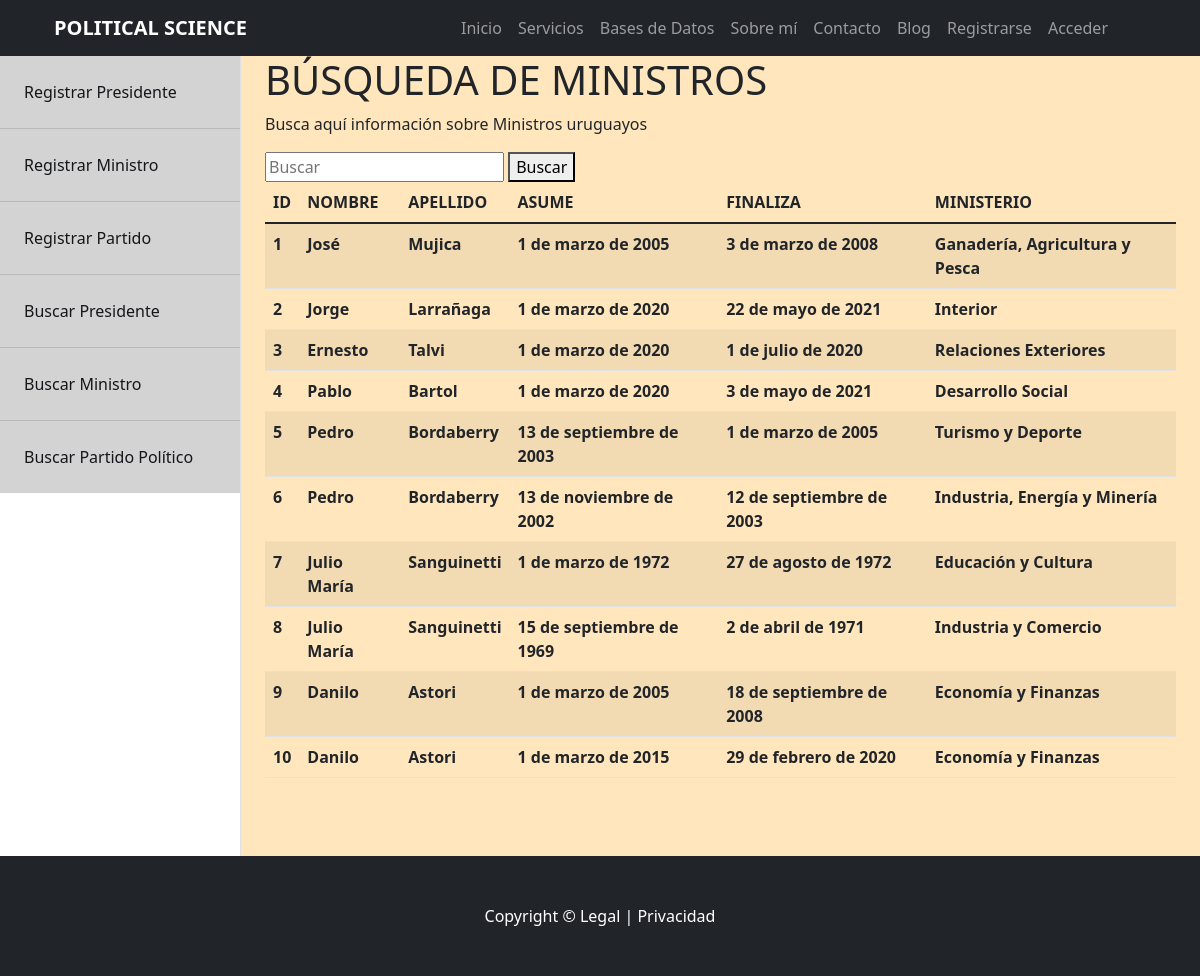
The app's page /data/sea_min/ with its own data.
### Models/models.py (models this page shows, shortened)
class Ministro(models.Model):
    nombre = models.CharField(max_length=60)
    apellido = models.CharField(max_length=60)
    asume_cargo = models.DateField()
    deja_cargo = models.DateField()
    cartera = models.CharField(max_length=60)
    class Meta:
        verbose_name='Ministro'
        verbose_name_plural='Ministros'

### Models/views.py (the view, shortened to what this page needs)
# urls.py: path('sea_min/', Form_Ministro_View.search_ministro, name='buscarministro'),
    def search_ministro(request):
        busqueda = request.GET.get('Buscar')
        registros = Ministro.objects.all()
        return render(request, 'Models/reg_ministros.html',{'registros':registros})

### Models/templates/Models/reg_ministros.html (shortened to what this page needs)
{% extends 'Models/base.html' %}
{% load static %}
{% block background %}{% static 'Home/img/background.jpg' %}{% endblock %}
{% block content %}
    <h1> BÚSQUEDA DE MINISTROS </h1>
    <p> Busca aquí información sobre Ministros uruguayos </p>
    <form method='GET'>
        <input type='text' placeholder='Buscar' name='Buscar' value='{{request.GET.busqueda}}'>
        <button type='submit'> Buscar </button>
    </form>
    <table class='table table-striped'>
        <thead>
            <tr>
                <th>ID</th>
                <th>NOMBRE</th>
                <th>APELLIDO</th>
                <th>ASUME</th>
                <th>FINALIZA</th>
                <th>MINISTERIO</th>
            </tr>
        </thead>
        <tbody>
            {% for i in registros %}
                <tr>
                    <th> {{i.id}}</th>
                    <th> {{i.nombre}}</th>
                    <th> {{i.apellido}}</th>
                    <th> {{i.asume_cargo}}</th>
                    <th> {{i.deja_cargo}}</th>
                    <th> {{i.cartera}}</th>
                </tr>
            {% endfor %}
        </tbody>
    </table>
{% endblock %}

### records on screen
Ministro: id "1", nombre "José", apellido "Mujica", asume_cargo "1 de marzo de 2005", deja_cargo "3 de marzo de 2008", cartera "Ganadería, Agricultura y Pesca"
Ministro: id "2", nombre "Jorge", apellido "Larrañaga", asume_cargo "1 de marzo de 2020", deja_cargo "22 de mayo de 2021", cartera "Interior"
Ministro: id "3", nombre "Ernesto", apellido "Talvi", asume_cargo "1 de marzo de 2020", deja_cargo "1 de julio de 2020", cartera "Relaciones Exteriores"
Ministro: id "4", nombre "Pablo", apellido "Bartol", asume_cargo "1 de marzo de 2020", deja_cargo "3 de mayo de 2021", cartera "Desarrollo Social"
Ministro: id "5", nombre "Pedro", apellido "Bordaberry", asume_cargo "13 de septiembre de 2003", deja_cargo "1 de marzo de 2005", cartera "Turismo y Deporte"
Ministro: id "6", nombre "Pedro", apellido "Bordaberry", asume_cargo "13 de noviembre de 2002", deja_cargo "12 de septiembre de 2003", cartera "Industria, Energía y Minería"
Ministro: id "7", nombre "Julio María", apellido "Sanguinetti", asume_cargo "1 de marzo de 1972", deja_cargo "27 de agosto de 1972", cartera "Educación y Cultura"
Ministro: id "8", nombre "Julio María", apellido "Sanguinetti", asume_cargo "15 de septiembre de 1969", deja_cargo "2 de abril de 1971", cartera "Industria y Comercio"
Ministro: id "9", nombre "Danilo", apellido "Astori", asume_cargo "1 de marzo de 2005", deja_cargo "18 de septiembre de 2008", cartera "Economía y Finanzas"
Ministro: id "10", nombre "Danilo", apellido "Astori", asume_cargo "1 de marzo de 2015", deja_cargo "29 de febrero de 2020", cartera "Economía y Finanzas"
